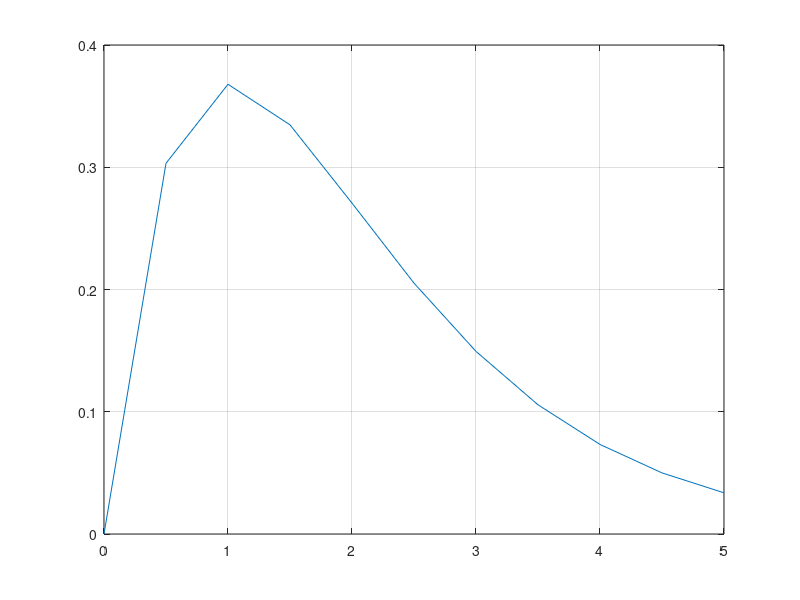

Source code (MATLAB):

fprintf('[Prob 2-1]\n')

x = [(sqrt(5.2))^3, 6.71 * 10^3, (3 + 5.1^2) * cos(53), 15.8, nthroot(90, 3), sin(pi/3)/tand(20)]


vA = [1:3:34]
vB = vA(1, 1:5)
vB(1, 6:9) = vA(1, 9:12)

pause

fprintf('[Prob 2-2]\n')

A = [5 2 4; 2 7 -3; 6 -10 0] 
B = [11 5 -3; 0 -12 4; 2 6 1]
C = [7 14 1; 10 3 -2; 8 -5 9]

E = A * B
F = B * A
G = E - F

LHS = (A * B * C)'
RHS = C' * B' * A'

LHS - RHS

pause

fprintf('[Prob 2-3]\n')

X1 = inv(A) * B
X2 = A\B

Z = X1 - X2

pause

fprintf('[Prob 2-4]\n')

x = [0:0.5:5];
y = x.* exp(-x);

y(x == 2.5)
y(x == 0)

plot(x, y), grid on;

pause